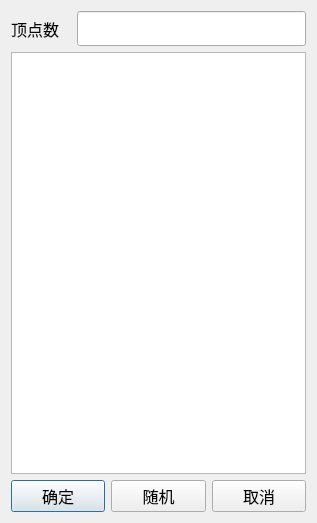
<?xml version="1.0" encoding="UTF-8"?>
<ui version="4.0">
 <class>EdtGraph</class>
 <widget class="QDialog" name="EdtGraph">
  <property name="geometry">
   <rect>
    <x>0</x>
    <y>0</y>
    <width>317</width>
    <height>523</height>
   </rect>
  </property>
  <property name="windowTitle">
   <string>编辑图</string>
  </property>
  <layout class="QVBoxLayout" name="verticalLayout_2">
   <item>
    <layout class="QVBoxLayout" name="verticalLayout">
     <item>
      <layout class="QHBoxLayout" name="horizontalLayout">
       <item>
        <widget class="QLabel" name="label">
         <property name="minimumSize">
          <size>
           <width>60</width>
           <height>0</height>
          </size>
         </property>
         <property name="font">
          <font>
           <family>新宋体</family>
           <pointsize>12</pointsize>
          </font>
         </property>
         <property name="text">
          <string>顶点数</string>
         </property>
        </widget>
       </item>
       <item>
        <widget class="QLineEdit" name="ledt_vnum">
         <property name="minimumSize">
          <size>
           <width>0</width>
           <height>20</height>
          </size>
         </property>
         <property name="font">
          <font>
           <family>Adobe Arabic</family>
           <pointsize>14</pointsize>
          </font>
         </property>
        </widget>
       </item>
      </layout>
     </item>
     <item>
      <layout class="QHBoxLayout" name="horizontalLayout_2"/>
     </item>
     <item>
      <widget class="QPlainTextEdit" name="edt_graphinfo">
       <property name="font">
        <font>
         <family>Adobe Arabic</family>
         <pointsize>18</pointsize>
        </font>
       </property>
      </widget>
     </item>
    </layout>
   </item>
   <item>
    <layout class="QHBoxLayout" name="horizontalLayout_3">
     <item>
      <widget class="QPushButton" name="btn_dlgok">
       <property name="font">
        <font>
         <family>Adobe Arabic</family>
         <pointsize>12</pointsize>
        </font>
       </property>
       <property name="text">
        <string>确定</string>
       </property>
      </widget>
     </item>
     <item>
      <widget class="QPushButton" name="btn_dlgrand">
       <property name="font">
        <font>
         <family>Adobe Arabic</family>
         <pointsize>12</pointsize>
        </font>
       </property>
       <property name="text">
        <string>随机</string>
       </property>
      </widget>
     </item>
     <item>
      <widget class="QPushButton" name="btn_dlgcancel">
       <property name="font">
        <font>
         <family>Adobe Arabic</family>
         <pointsize>12</pointsize>
        </font>
       </property>
       <property name="text">
        <string>取消</string>
       </property>
      </widget>
     </item>
    </layout>
   </item>
  </layout>
 </widget>
 <layoutdefault spacing="6" margin="11"/>
 <resources/>
 <connections/>
</ui>
